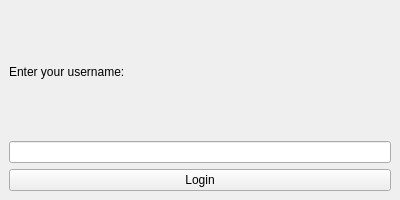
<?xml version="1.0" encoding="UTF-8"?>
<ui version="4.0">
 <class>LoginWindow</class>
 <widget class="QMainWindow" name="LoginWindow">
  <property name="geometry">
   <rect>
    <x>0</x>
    <y>0</y>
    <width>400</width>
    <height>200</height>
   </rect>
  </property>
  <property name="windowTitle">
   <string>Login</string>
  </property>
  <widget class="QWidget" name="centralwidget">
   <layout class="QVBoxLayout" name="verticalLayout">
    <item><widget class="QLabel" name="label"><property name="text"><string>Enter your username:</string></property></widget></item>
    <item><widget class="QLineEdit" name="lineUsername"/></item>
    <item><widget class="QPushButton" name="btnLogin"><property name="text"><string>Login</string></property></widget></item>
   </layout>
  </widget>
 </widget>
 <resources/>
 <connections/>
</ui>
